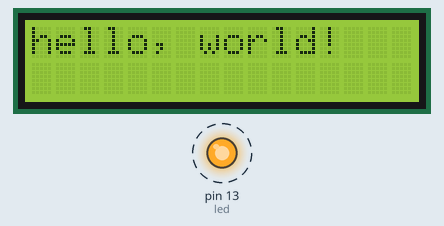
Recording of a sketch running on a simulated Arduino Uno, built with avr-gcc and run on an emulated ATmega328P. Parts: 16×2 character LCD, output pins drawn as LEDs (lit = HIGH). Dashed ring = blinking.

Above: at 0.1 s.
Timing chart, 0 to 130.0 s (numbered marks = the images above):
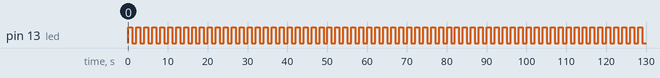

Measured:
- by itself, pin 13 (led): alternates HIGH for 1.0 s and LOW for 1.0 s

The sketch:

sketch_oct04c.ino
```cpp
#include <LiquidCrystal.h>

LiquidCrystal lcd(12, 11, 5, 4, 3, 2);
int led = 13;

void setup() {
  lcd.begin(16, 2);
  lcd.print("hello, world!");

  pinMode(led, OUTPUT);
}

void loop() {
      digitalWrite(led, HIGH); // turn the LED on (HIGH is the voltage level)
    delay(1000);                     // wait for a second
    digitalWrite(led, LOW);  // turn the LED off by making the voltage LOW
    delay(1000);
}
```
